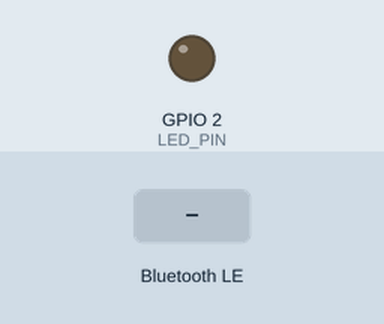
Simulated run of this sketch. Board: ESP32. Parts: output pins drawn as LEDs (lit = HIGH). Dashed ring = blinking. The inputs (shaded band) are chosen by the test bench. Nothing arrives over Bluetooth unless stated; a phone connects over Bluetooth LE 3 s after start; what the sketch prints to the serial monitor is not drawn.

Above: at 1.2 s.
1.3 s: Bluetooth LE write "blinkslow" received
At 4.2 s:
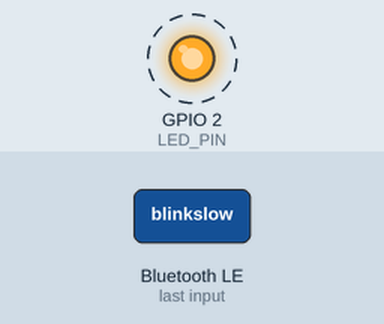
4.3 s: Bluetooth LE write "on" received
At 5.0 s:
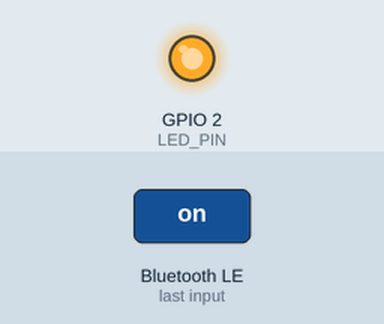
5.8 s: Bluetooth LE write "off" received
At 6.9 s:
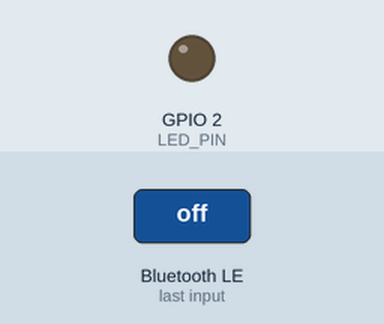
Timing chart, 0 to 8.8 s (numbered marks = the images above; inputs shaded):
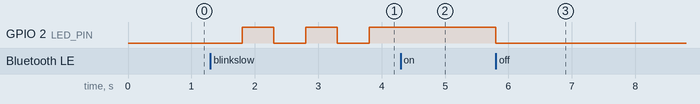

The sketch:

arduinowebserver.ino
```cpp
#include <BLEDevice.h>
#include <BLEUtils.h>
#include <BLEServer.h>
#include <BLE2902.h>

#define LED_PIN 2

// NUS UUIDs
#define SERVICE_UUID "6E400001-B5A3-F393-E0A9-E50E24DCCA9E"
#define RX_CHAR_UUID "6E400002-B5A3-F393-E0A9-E50E24DCCA9E"  // WRITE / WRITE_NR
#define TX_CHAR_UUID "6E400003-B5A3-F393-E0A9-E50E24DCCA9E"  // NOTIFY

BLEServer* pServer = nullptr;
BLECharacteristic* pRxChar = nullptr;
BLECharacteristic* pTxChar = nullptr;
bool deviceConnected = false;

// ----- Stavový automat pre LED -----
enum LedMode { MODE_OFF, MODE_ON, MODE_BLINK_SLOW, MODE_BLINK_FAST };
volatile LedMode currentMode = MODE_OFF;

unsigned long lastToggleMs = 0;
bool ledState = false;  // aktuálny stav pinu (HIGH/LOW)

// intervaly blikania (uprav podľa chuti)
const unsigned long SLOW_INTERVAL_MS = 500;
const unsigned long FAST_INTERVAL_MS = 100;

// pomocná – pošli text cez notify (ak je central pripojený)
void notifyText(const String& s) {
  if (deviceConnected && pTxChar) {
    pTxChar->setValue((uint8_t*)s.c_str(), s.length());
    pTxChar->notify();
  }
}

String modeToString(LedMode m) {
  switch (m) {
    case MODE_OFF:        return "off";
    case MODE_ON:         return "on";
    case MODE_BLINK_SLOW: return "blinkslow";
    case MODE_BLINK_FAST: return "blinkfast";
  }
  return "unknown";
}

class ServerCallbacks : public BLEServerCallbacks {
  void onConnect(BLEServer* s) override {
    deviceConnected = true;
    Serial.println("✅ Central pripojený");
  }
  void onDisconnect(BLEServer* s) override {
    deviceConnected = false;
    Serial.println("🔌 Central odpojený, reklamujem...");
    s->getAdvertising()->start();
  }
};

class RxCallbacks : public BLECharacteristicCallbacks {
  void onWrite(BLECharacteristic* pChar) override {
    String rx = pChar->getValue();
    rx.trim();
    rx.toLowerCase();
    if (rx.length() == 0) return;

    Serial.print("Prijaté: ");
    Serial.println(rx);

    if (rx == "on") {
      currentMode = MODE_ON;
      digitalWrite(LED_PIN, HIGH);
      ledState = true;
      notifyText("OK on");
    } else if (rx == "off") {
      currentMode = MODE_OFF;
      digitalWrite(LED_PIN, LOW);
      ledState = false;
      notifyText("OK off");
    } else if (rx == "blinkslow") {
      currentMode = MODE_BLINK_SLOW;
      // reset časovača, aby sa okamžite prejavilo
      lastToggleMs = millis();
      notifyText("OK blinkslow");
    } else if (rx == "blinkfast") {
      currentMode = MODE_BLINK_FAST;
      lastToggleMs = millis();
      notifyText("OK blinkfast");
    } else if (rx == "state?") {
      notifyText("state: " + modeToString(currentMode));
    } else {
      Serial.println("Neznámy príkaz");
      notifyText("ERR unknown");
    }
  }
};

void setup() {
  Serial.begin(115200);
  pinMode(LED_PIN, OUTPUT);
  digitalWrite(LED_PIN, LOW);

  BLEDevice::init("ESP32_Gesture");
  pServer = BLEDevice::createServer();
  pServer->setCallbacks(new ServerCallbacks());

  BLEService* pService = pServer->createService(SERVICE_UUID);

  // RX – príjem príkazov
  pRxChar = pService->createCharacteristic(
    RX_CHAR_UUID,
    BLECharacteristic::PROPERTY_WRITE | BLECharacteristic::PROPERTY_WRITE_NR
  );
  pRxChar->setCallbacks(new RxCallbacks());

  // TX – notifikácie (odpovede, echo)
  pTxChar = pService->createCharacteristic(
    TX_CHAR_UUID,
    BLECharacteristic::PROPERTY_NOTIFY
  );
  pTxChar->addDescriptor(new BLE2902());

  pService->start();
  BLEDevice::startAdvertising();

  Serial.println("BLE NUS beží. Píš na 0002 (on/off/blinkslow/blinkfast/state?).");
}

void loop() {
  // neblokujúce blikanie podľa módu
  unsigned long now = millis();

  switch (currentMode) {
    case MODE_OFF:
      if (ledState) { digitalWrite(LED_PIN, LOW); ledState = false; }
      break;

    case MODE_ON:
      if (!ledState) { digitalWrite(LED_PIN, HIGH); ledState = true; }
      break;

    case MODE_BLINK_SLOW:
      if (now - lastToggleMs >= SLOW_INTERVAL_MS) {
        ledState = !ledState;
        digitalWrite(LED_PIN, ledState ? HIGH : LOW);
        lastToggleMs = now;
      }
      break;

    case MODE_BLINK_FAST:
      if (now - lastToggleMs >= FAST_INTERVAL_MS) {
        ledState = !ledState;
        digitalWrite(LED_PIN, ledState ? HIGH : LOW);
        lastToggleMs = now;
      }
      break;
  }

  // žiadne delay – nech je BLE stabilné
  delay(1);
}
```

Measured:
- after the input at 1.3 s, GPIO 2 (LED_PIN): alternates HIGH for 0.50 s and LOW for 0.50 s, starting after 0.50 s
- after the input at 4.3 s, GPIO 2 (LED_PIN): stays HIGH (without the input it goes to LOW after 0.00 s)
- after the input at 5.8 s, GPIO 2 (LED_PIN): HIGH → LOW at once
